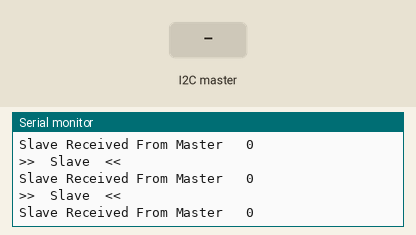
Bench run of a sketch on a simulated Arduino Uno, built with avr-gcc and run on an emulated ATmega328P. Shown: the last lines printed to the serial monitor. The test bench sets the inputs (shaded band).

Above: at 1.2 s.
1.3 s: the I2C master sends the byte 1
At 1.81 s:
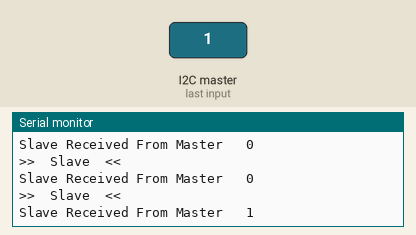
2.8 s: the I2C master sends the byte 2
At 3.32 s:
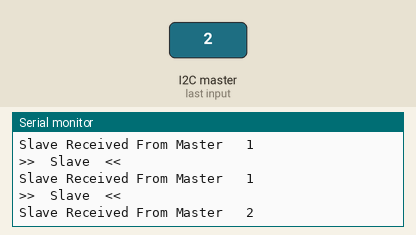
Timing chart, 0 to 5.8 s (numbered marks = the images above; inputs shaded):
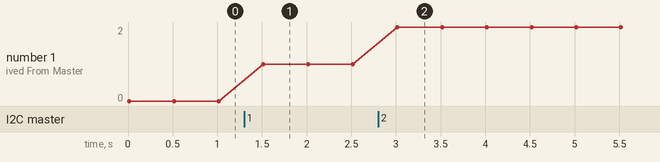

The sketch:

SLAVE_I2C.ino
```cpp
//Slave Arduino Programming

//I2C SLAVE CODE
//I2C Communication between Two Arduino
//CircuitDigest
//Pramoth.T

#include<Wire.h>                          //Library for I2C Communication functions
byte SlaveReceived = 0;

void setup()
{
  Serial.begin(9600);                     //Begins Serial Communication at 9600 baud rate
  Wire.begin(8);                          //Begins I2C communication with Slave Address as 8 at pin (A4,A5)
  Wire.onReceive(receiveEvent);           //Function call when Slave receives value from master
  Wire.onRequest(requestEvent);           //Function call when Master request value from Slave
}

void loop(void)
{

  Serial.print(">>  Slave  <<\n");                      //Prints >> Slave << at LCD

    Serial.print("Slave Received From Master   ");    //Prints in Serial Monitor
    Serial.println(SlaveReceived);


  delay(500);


}

void receiveEvent (int howMany)                    //This Function is called when Slave receives value from master
{
   SlaveReceived = Wire.read();                    //Used to read value received from master and store in variable SlaveReceived
}
//That’s all, now connect Arduino Uno’s I2C pins (A4 [SDA] and A5 [SCL]) between each board, not forgetting the pull-up (1.2kΩ is fine) resistors for both SDA & SCL.
void requestEvent()                                //This Function is called when Master wants value from slave
{
  int potvalue = analogRead(A0);                   // Reads analog value from POT (0-5V)
  byte SlaveSend = map(potvalue,0,1023,0,127);    // Convert potvalue digital value (0 to 1023) to (0 to 127)
  Wire.write(SlaveSend);                          // sends one byte converted POT value to master
    Serial.print("Slave send   to     Master   ");                        //Prints SlaveVal: in LCD
    Serial.println(SlaveSend);                        //Prints SlaveReceived in LCD received from master
}
```

Measured:
- after the input at 1.3 s, the serial monitor: prints a new line after 0.22 s (image 1)
- after the input at 2.8 s, the serial monitor: prints a new line after 0.22 s (image 2)
- plotted number 1: 0 → 1 after the input at 1.3 s, 1 → 2 after the input at 2.8 s
